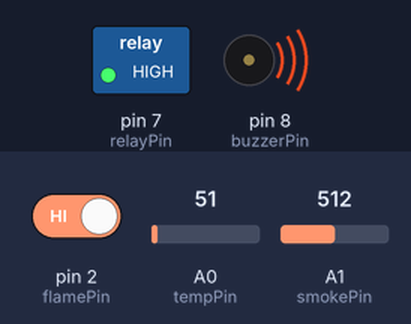
Simulated run of this sketch. Board: Arduino Uno, built with avr-gcc and run on an emulated ATmega328P. Parts: switched loads named in the sketch (green lamp = pin HIGH), buzzer (waves = sounding, pin HIGH). The test bench sets the inputs (shaded band); at power-on: A1 (smokePin) = 512, pin 2 (flamePin) HIGH, A0 (tempPin) = 51.

Above: at 1.8 s.
1.9 s: A1 (smokePin) set to 315
3.4 s: A1 (smokePin) set to 286
At 4.8 s:
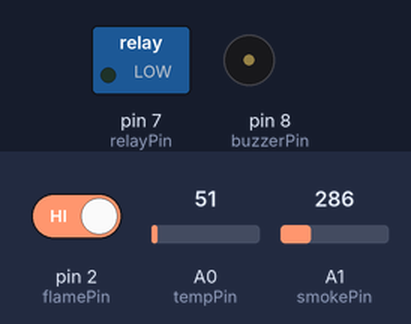
5.5 s: A1 (smokePin) set to 306
At 6.4 s:
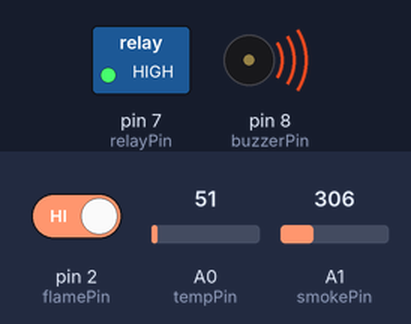
7.5 s: A1 (smokePin) set to 290
At 9.1 s:
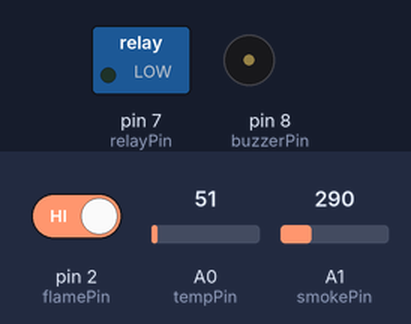
Timing chart, 0 to 10.5 s (numbered marks = the images above; inputs shaded):
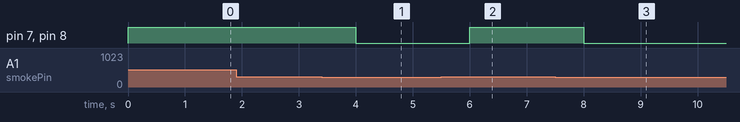

The sketch:

main_code.ino
```cpp
// EV Automatic Fire Fighting System - Arduino UNO
const int tempPin=A0, smokePin=A1, flamePin=2, buzzerPin=8, relayPin=7;
float tempThreshold=50.0;
void setup(){pinMode(flamePin,INPUT); pinMode(buzzerPin,OUTPUT); pinMode(relayPin,OUTPUT); Serial.begin(9600);}
void loop(){
 int t=analogRead(tempPin); float temp=(t*(5.0/1023.0))*100;
 int smoke=analogRead(smokePin); int flame=digitalRead(flamePin);
 if(temp>tempThreshold || smoke>300 || flame==LOW){digitalWrite(buzzerPin,HIGH); digitalWrite(relayPin,HIGH);}
 else{digitalWrite(buzzerPin,LOW); digitalWrite(relayPin,LOW);}
 delay(1000);
}
```

Measured:
- the behaviour switches between 301 and 300 on A1 (smokePin) (found by bisection; images 0 and 1)
- after the input at 1.9 s, every drawn part: stays the same
- after the input at 3.4 s, pin 7 (relayPin), pin 8 (buzzerPin): HIGH → LOW after 0.60 s
- after the input at 5.5 s, pin 7 (relayPin), pin 8 (buzzerPin): LOW → HIGH after 0.50 s
- after the input at 7.5 s, pin 7 (relayPin), pin 8 (buzzerPin): HIGH → LOW after 0.50 s
